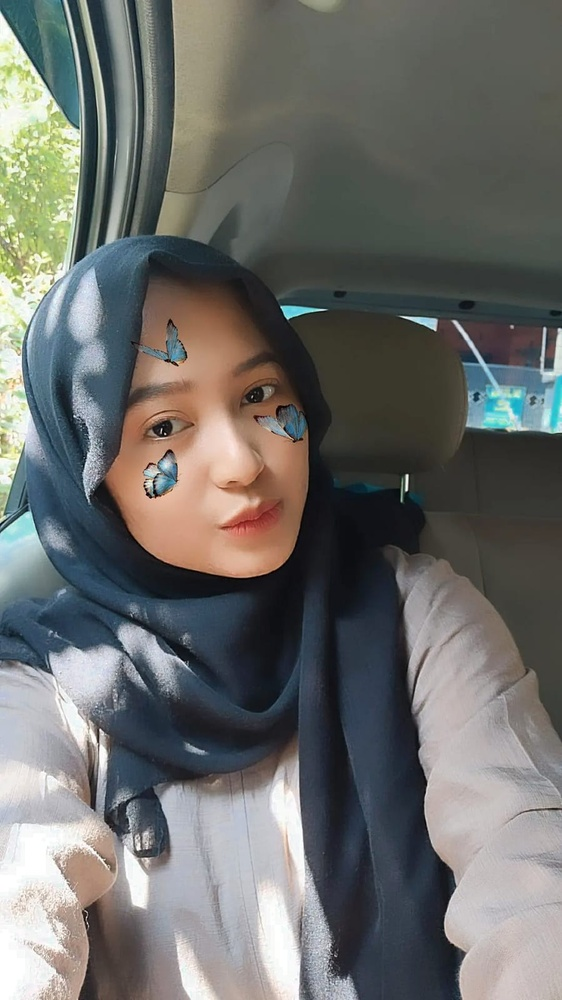
#> input picture 1207070031_Deriz_PCD9/ratri.jpg, 562 x 1000 px, shrunk from 899 x 1599 before the run
$ jupyter execute 'Filter Laplacian.ipynb'   (older library calls are emulated)
#> lines starting #> are read from the running program, lines starting #| are printed output that depends on the picture
[cell 1]
import cv2
img = cv2.imread('ratri.jpg',0)
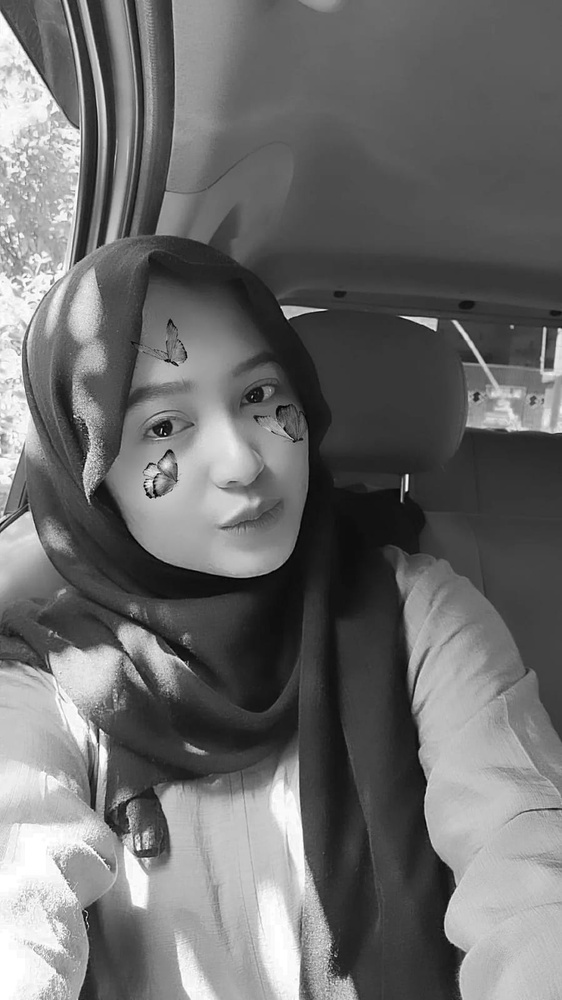
#> img: shape (1000, 562); min 0, max 255, mean 108.3
blur = cv2.GaussianBlur(img,(3,3),0)
laplacian = cv2.Laplacian(blur,cv2.CV_64F)
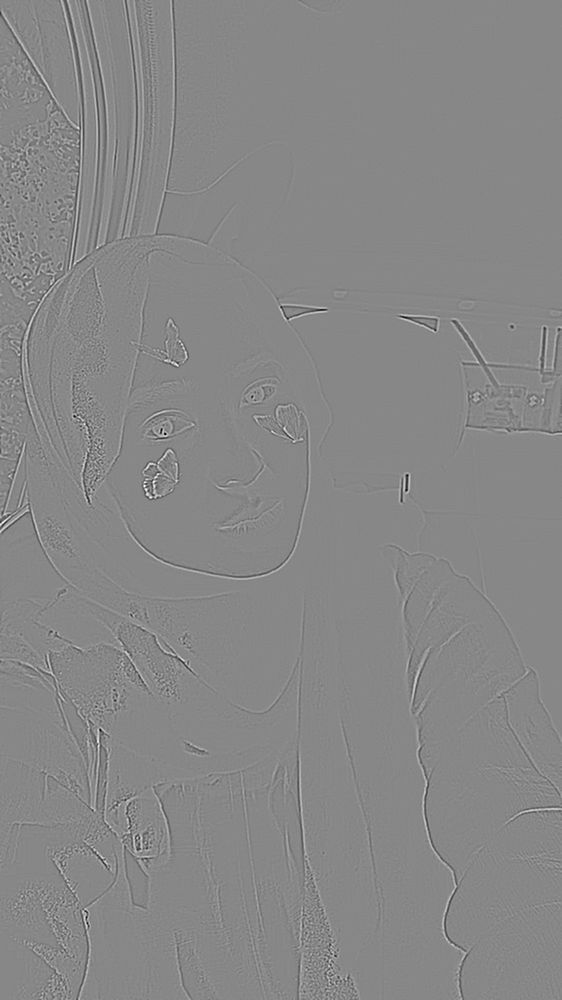
#> laplacian: shape (1000, 562) float64; min -132, max 117, mean 0; drawn with min black and max white
laplacian1 = laplacian/laplacian.max()

cv2.imshow('laplacian-gaussian',laplacian1)
cv2.waitKey(0)
